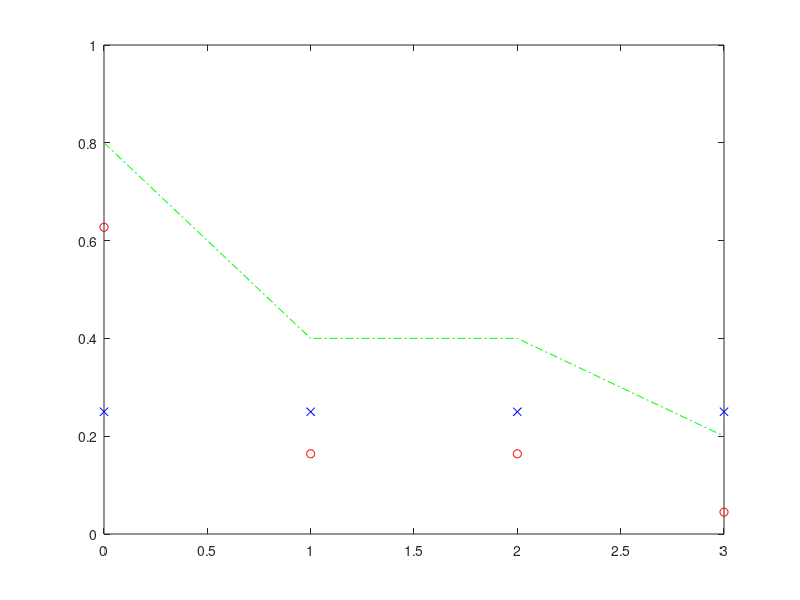

Here is the MATLAB script that generated this plot:
close all
clear all
clc

%% Generating Binomial Oracle Unitary for testing QuAM with distributed queries

% 	p = '000';		% String to search
% 	q = 0.25;		% Smoothness factor (1 == Grover)
% 	d = size(p,2);
% 	N = 2^d;
% 	bp = ones(1,N);
% 	for i = 1:N
% 		h = pdist([sprintf('%s',dec2bin(i-1,d));p],'hamming')*d;
% 		bp(i) = sqrt((q^h)*((1-q)^(d-h)));
% 	end
% 	Ph = diag([1 1 1 1 1 1 1 exp(1i*pi)]);		% To make det(BO) +1 from -1
% 	BO = eye(N)-2*bp'*bp;
% 
% 	% surf(real(BO))
% 	% BOD = QSD_Main(BO);
% 	% state = ones(N,1)/sqrt(N)
% 	% hold on
% 	% plot([0:N-1],state,'-.r')
% 	% state = BOD*state
% 	% plot([0:N-1],state,'.-b')
% 	% axis([0 N-1 -1 1])

%% QuAM Iteration 1 solution Modified Loop
% 
% 	% Initialization
% 	n = N;		% Number of stored elements in associative memory
% 	r = 1;		% Number of known solutions among stored elements
% 	s = [ones(1,n)/sqrt(n) zeros(1,N-n)];
% 	plot([0:N-1],s,'ob')
% 	plot([0:N-1],s.^2,'-.k')
% 	hold on
% 	s1 = s;
% 	T = 2;
% 	for i = 1:T
% 		s = (BO*s')';			% Distributed Query
% 		s = -s + 2*mean(s);		% Diffuse
% 		s1(1:r) = -s1(1:r);		% q = 0: Mark
% 		s1 = -s1 + 2*mean(s1);	% q = 0: Diffuse
% 	end
% 	plot([0:N-1],s1.^2,'or')	% Good for T = 2
% 	plot([0:N-1],s.^2,'xk')		% Good for T = 3
% 	axis([0 N-1 0 1])
	
%% QuAM Iteration 2 solution Modified Loop

% % searching for 000 when memory has states from 010 to 111.
% % quamdq successfully amplifies 010 and 100, as 000 and 001 is not there. Pmax is 0.61
% % completing query fails to amplify if state not in memory
% 
% 	% Initialization
% 	n = N-2;		% Number of stored elements in associative memory
% 	r = 1;			% Number of known exact solutions possible
% 	sln = 2;		% Number of acceptable suboptimal solutions in memory for Psoln
% 	idx = 3;		% Index of an acceptable solution in memory for Psoln
% 	s = [zeros(1,N-n) ones(1,n)/sqrt(n)];
% 	plot([0:N-1],s.^2,'-k')
% 	hold on
% 	s1 = s;
% 	Psoln = [];
% 	
% 	plot([0:N-1],[ones(1,r) zeros(1,N-r)],'-.m')
% 	plot([0:N-1],bp,'-.c')
% 	
% 	s = (BO*s')';					% Distributed Query
% 	s = -s + 2*mean(s);				% Diffuse
% 	s1(1:r) = -s1(1:r);				% q = 0: Mark
% 	s1 = -s1 + 2*mean(s1);			% q = 0: Diffuse
% 	Psoln = [Psoln sln*s(idx)^2];
% 	
% 	s(N-n+1:end) = -s(N-n+1:end);	% Memorised Oracle
% 	s = -s + 2*mean(s);				% Diffuse
% 	s1(N-n+1:end) = -s1(N-n+1:end);	% q = 0: Mark
% 	s1 = -s1 + 2*mean(s1);			% q = 0: Diffuse
% 	Psoln = [Psoln sln*s(idx)^2];
% 	
% 	T = 420;
% 	for i = 1:T
% 		s = (BO*s')';				% Distributed Query
% 		s = -s + 2*mean(s);			% Diffuse
% 		s1(1:r) = -s1(1:r);			% q = 0: Mark
% 		s1 = -s1 + 2*mean(s1);		% q = 0: Diffuse
% 		Psoln = [Psoln sln*s(idx)^2];
% 	end
% 	plot([0:N-1],s1.^2,'or')
% 	plot([0:N-1],s.^2,'xb')	
% 	sln*s(idx)^2
% 	axis([0 N-1 0 1])
% 	
% 	legend('QuAM','SQ Oracle','DQ Oracle','SQ Psoln','DQ Psoln')
% 	xlabel('State')
% 	ylabel('Probability')
% 	
% % 	figure(2)
% % 	plot([-1:T],Psoln)
% % 	[v,i]=max(Psoln)
% % 	axis([-1 T 0 1])

%% QuAMdq iteration

% Continue till abs(<s|bp>) ~= 1

bp = [4 2 2 1]/5;
N = size(bp,2);
BO = eye(N)-2*bp'*bp;
plot([0:N-1],bp,'-.g')
hold on

s = [ones(1,N)/sqrt(N)];
plot([0:N-1],s.^2,'xb')

% beta0 = s*bp';
% alpha0 = s(1);
T = round(2*pi/(2*asin(sum(bp)/sqrt(N))));

for i = 1:T
	s = (BO*s')';					% Distributed Query
	s = -s + 2*mean(s);				% Diffuse
end
plot([0:N-1],s.^2,'or')
axis([0 N-1 0 1])	